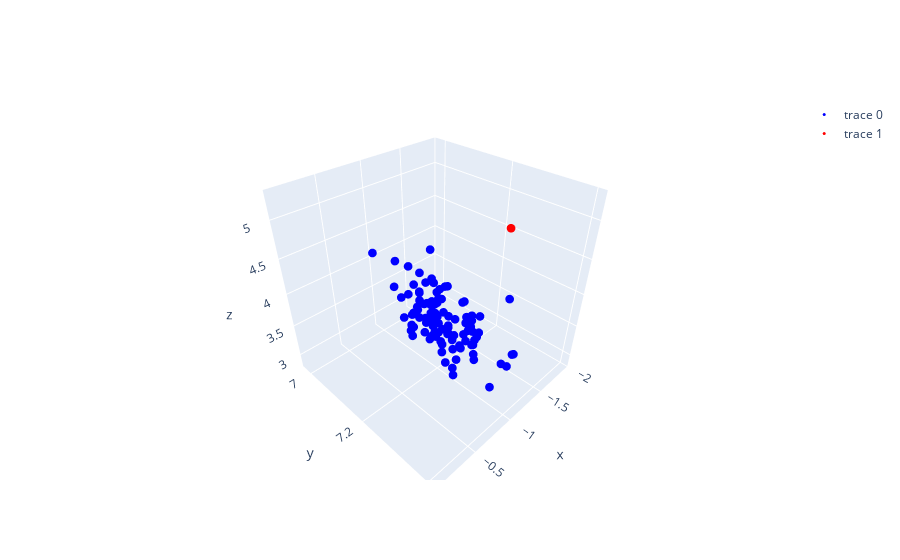

Source (notebook cell):
### Code cell
# 3d plot with plotly
fig = go.Figure()

fig.add_trace(
    go.Scatter3d(
        x=features[1:, 0],
        y=features[1:, 1],
        z=features[1:, 2],
        mode="markers",
        marker=dict(size=3, color="blue"),
    )
)

fig.add_trace(
    go.Scatter3d(
        x=[features[0, 0]],
        y=[features[0, 1]],
        z=[features[0, 2]],
        mode="markers",
        marker=dict(size=3, color="red"),
    )
)
